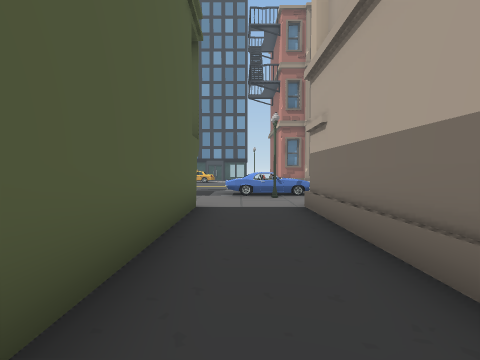
View 1 (above)

24 first-person views from a walk through a 3-D level made in the Unity game engine. The camera is 1.5 m above the floor, tilts 2° down and sees 85° across. The floor is counted in squares, 1.89 m on a side. Each view is taken from the middle of a square. On the plan, view 1 faces up. The plan holds only what a view shows up to about 10 squares ahead; the rest is blank. The place goes on beyond the plan. The player is left out. Some surface patterns are stand-ins.

View 2
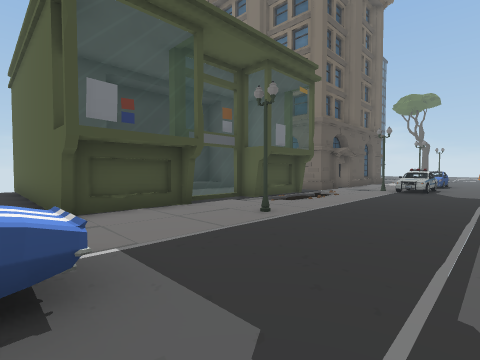

View 3
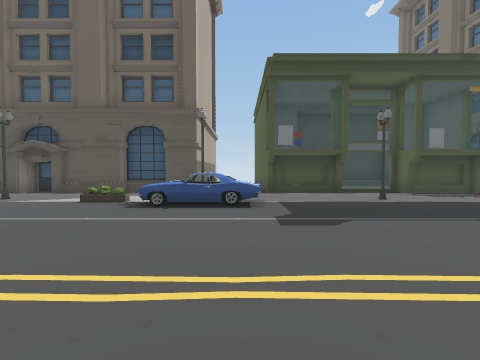

View 4
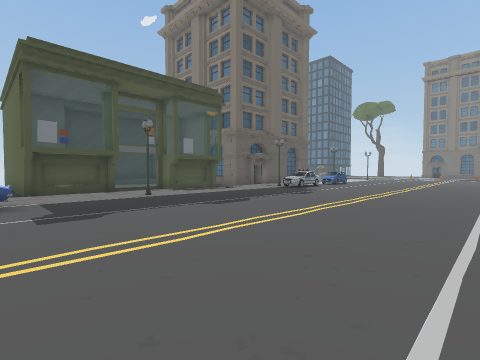

View 5
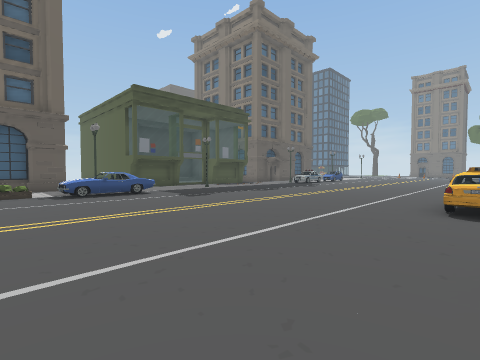

View 6
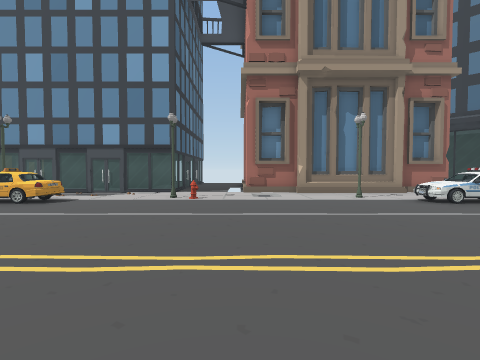

View 7
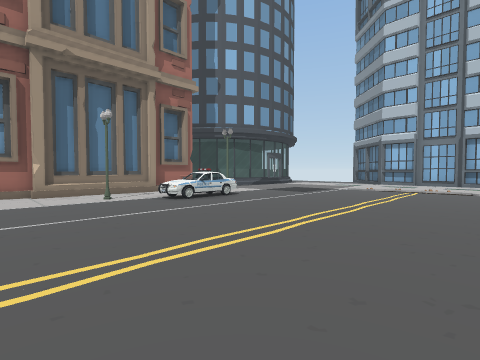

View 8
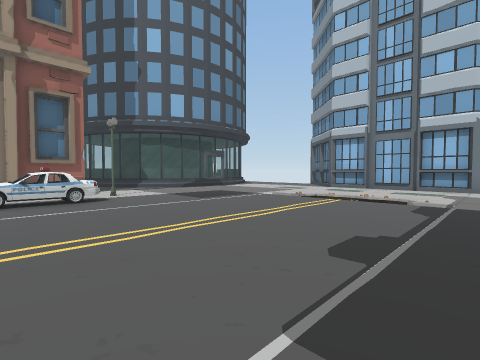

View 9
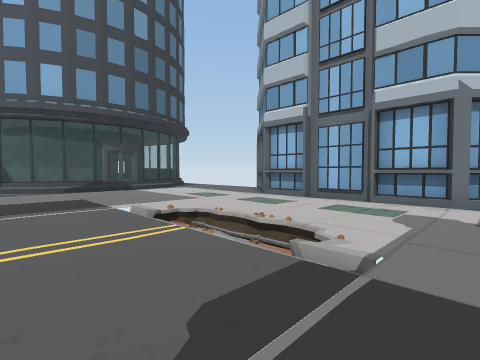

View 10
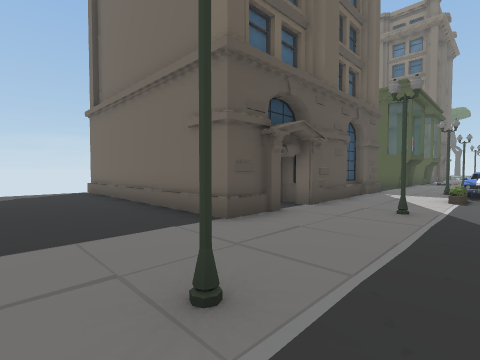

View 11
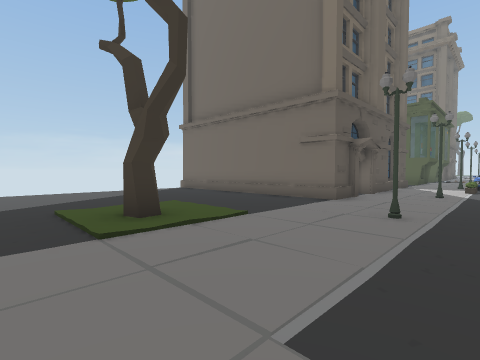

View 12
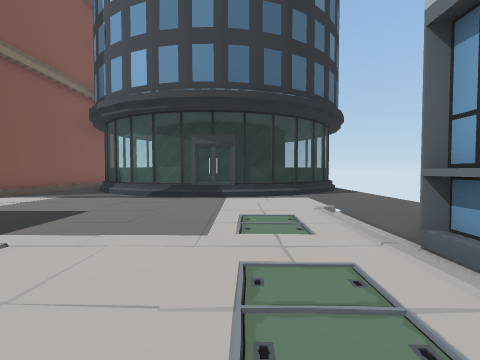

View 13
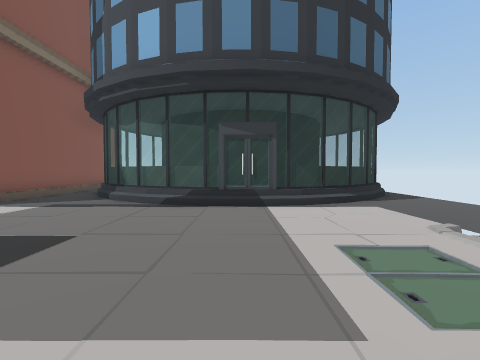

View 14
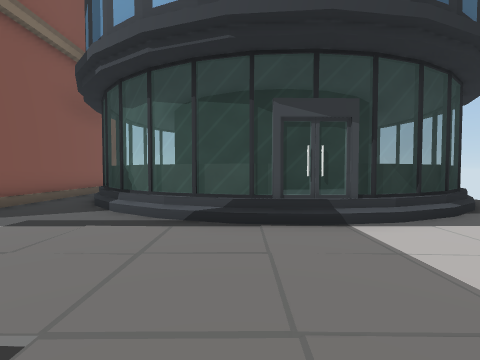

View 15
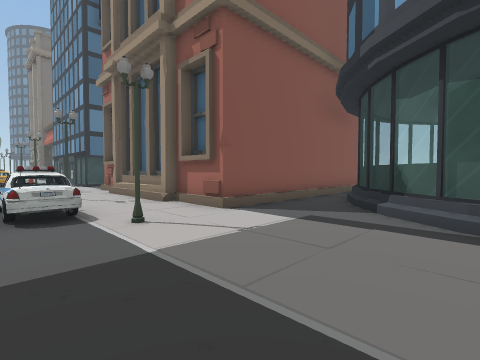

View 16
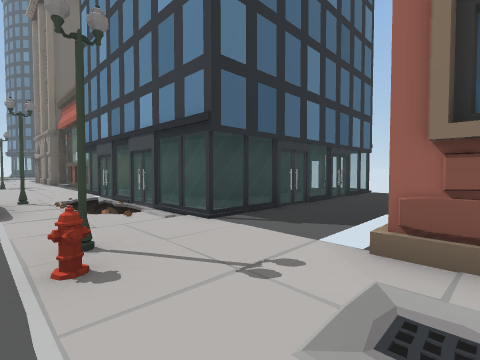

View 17
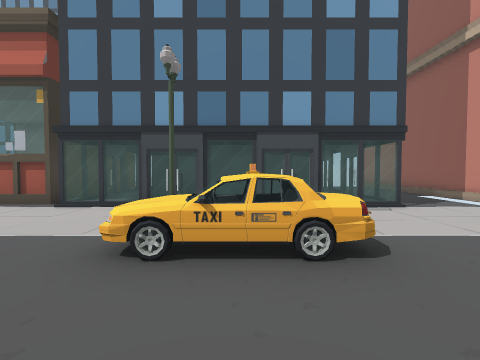

View 18
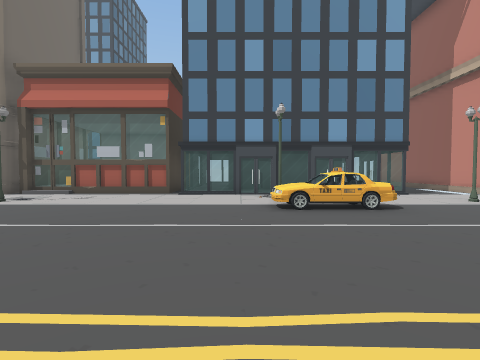

View 19
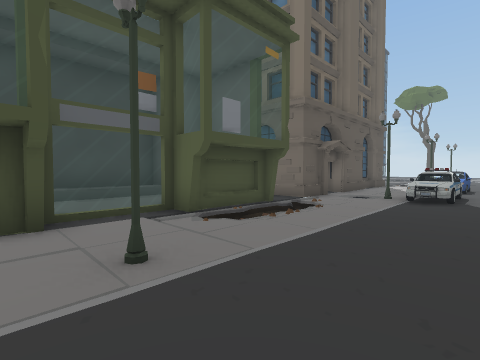

View 20
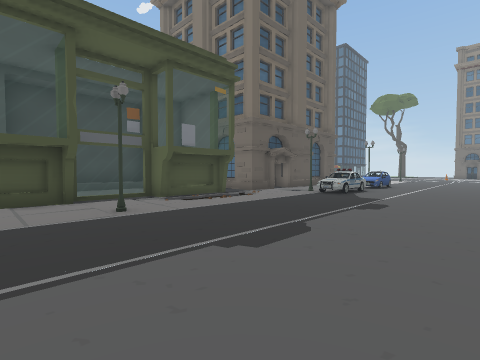

View 21
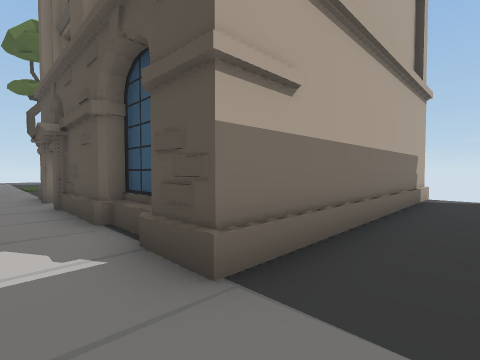

View 22
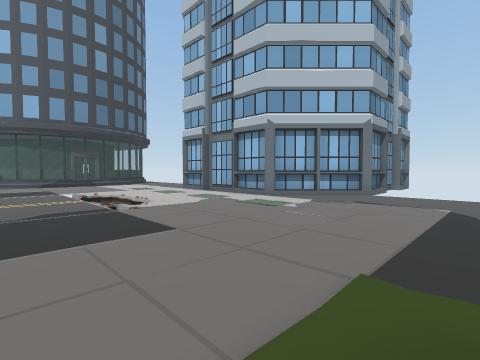

View 23
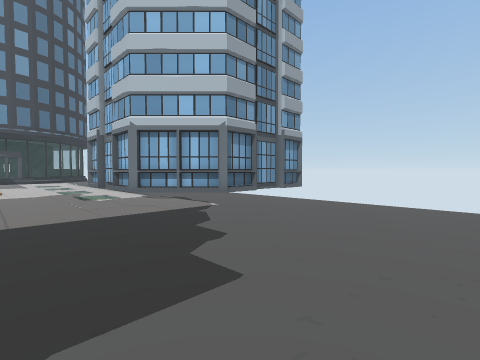

View 24
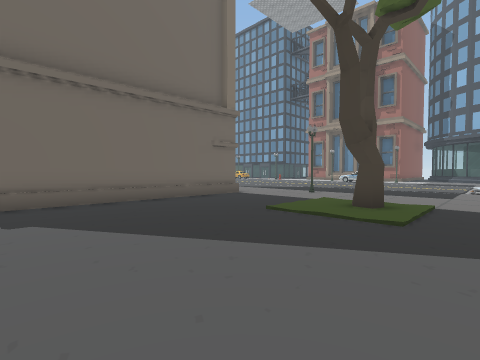

### Floor plan
Key: @ floor where view 1 was taken; # wall or solid block; x gap in a wall; . main floor; : floor 0.25 m higher than the main floor; + floor 0.75 m higher than the main floor; / step, stairs or slope; = window, fence, low wall or low ledge; C car; P planter; H hydrant; T tree; O other object.
Columns run from 10 left of view 1 to 23 right of it. Each row starts with its distance up from view 1.
 28           =.
 27          #=.        #/=
 26          #=..       #/=
 25   ##     #=...#     #/        # =
 24    #     #=...#     #//= ##  ## /
 23   ##.    #=..##     #/.=  ###+==.
 22 ####.#####=..#      #/..==++===..
 21 ...==####==..##O###O#/.../==//...
 20      . ##=.     ...         .....
 19      .x....#     #   #      .....
 18 ......OOO...H.....CCC.....  ....
 17 ........................... ...
 16  .............................#
 15 .........................//...#
 14 ........................./=...#
 13 .........................//...#
 12 .........................//...#
 11 .........................//...##
 10 ................  ........  ../##
  9 C.........CCC.............. .//.##
  8 ......#... C P...#...#....  ../..#
  7 .. = .    .                 .....
  6 #=###/.O.O.............  ........
  5 #####==###..########....T/.......
  4     :::  #..#      #...  /.......
  3    #+++  #..#      #.............
  2    ####  #..#      #.............
  1          #..#      #.............
  0          #@.#      #.......
 -1          #..#      #.......
 -2          #  #      #

Where each view was taken, in squares from view 1:
view 1: 0 up, 0 right, facing up
view 2: 11 up, 0 right, facing down-left
view 3: 15 up, 0 right, facing down
view 4: 16 up, 0 right, facing down-left
view 5: 18 up, 4 right, facing down-left
view 6: 11 up, 3 right, facing up
view 7: 11 up, 4 right, facing up-right
view 8: 10 up, 8 right, facing up-right
view 9: 10 up, 13 right, facing up-right
view 10: 9 up, 12 right, facing down-left
view 11: 9 up, 16 right, facing down-left
view 12: 13 up, 18 right, facing up
view 13: 15 up, 17 right, facing up
view 14: 17 up, 16 right, facing up
view 15: 17 up, 15 right, facing up-left
view 16: 18 up, 4 right, facing up-left
view 17: 15 up, 3 left, facing up
view 18: 12 up, 5 left, facing up
view 19: 10 up, 3 left, facing down-left
view 20: 13 up, 2 left, facing down-left
view 21: 7 up, 0 right, facing down-right
view 22: 5 up, 13 right, facing up-right
view 23: 1 up, 16 right, facing up-right
view 24: 1 down, 16 right, facing up-left
